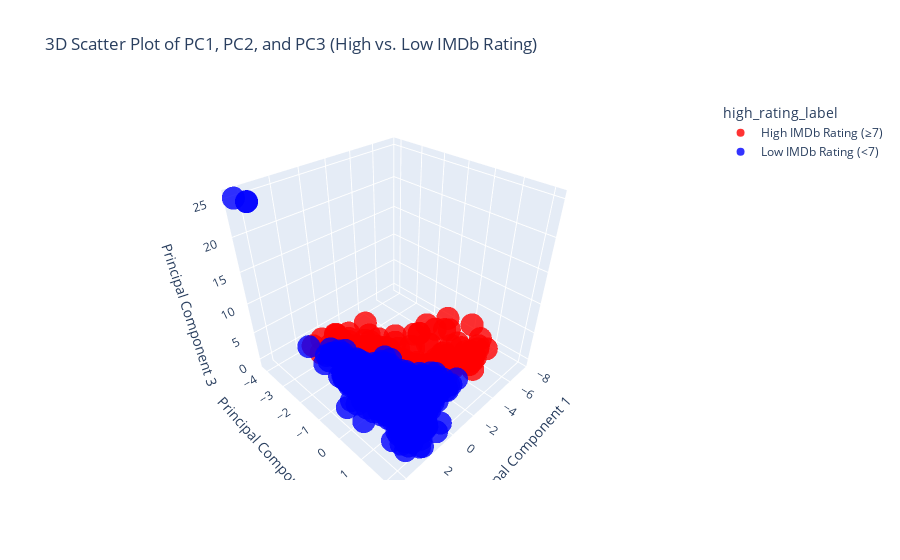

Notebook source saved alongside this figure:
### Code cell
# Create a DataFrame with PC1, PC2, PC3, and high_rating
projected_df['high_rating_label'] = projected_df['high_rating'].map({1: "High IMDb Rating (≥7)", 0: "Low IMDb Rating (<7)"})

# Create interactive 3D scatter plot
fig = px.scatter_3d(projected_df, 
                     x='PC1', y='PC2', z='PC3', 
                     color='high_rating_label', 
                     color_discrete_map={"High IMDb Rating (≥7)": "red", "Low IMDb Rating (<7)": "blue"},
                     title="3D Scatter Plot of PC1, PC2, and PC3 (High vs. Low IMDb Rating)",
                     labels={"PC1": "Principal Component 1", "PC2": "Principal Component 2", "PC3": "Principal Component 3"},
                     opacity=0.8,  # Adjust transparency
                     size_max=3)   # Reduce marker size

fig.show()

### Figure 1 — Plotly figure (JSON) as saved in the notebook; plotly's stock layout.template omitted (floating-point values rounded to 4 significant figures; data arrays with more than 128 entries replaced by an {"elided": "..."} marker saying what was removed)
{"data": [{"hovertemplate": "high_rating_label=High IMDb Rating (≥7)<br>Principal Component 1=%{x}<br>Principal Component 2=%{y}<br>Principal Component 3=%{z}<extra></extra>", "legendgroup": "High IMDb Rating (≥7)", "marker": {"color": "red", "opacity": 0.8, "symbol": "circle"}, "mode": "markers", "name": "High IMDb Rating (≥7)", "scene": "scene", "showlegend": true, "type": "scatter3d", "x": {"elided": "664 float values"}, "y": {"elided": "664 float values"}, "z": {"elided": "664 float values"}}, {"hovertemplate": "high_rating_label=Low IMDb Rating (<7)<br>Principal Component 1=%{x}<br>Principal Component 2=%{y}<br>Principal Component 3=%{z}<extra></extra>", "legendgroup": "Low IMDb Rating (<7)", "marker": {"color": "blue", "opacity": 0.8, "symbol": "circle"}, "mode": "markers", "name": "Low IMDb Rating (<7)", "scene": "scene", "showlegend": true, "type": "scatter3d", "x": {"elided": "1334 float values"}, "y": {"elided": "1334 float values"}, "z": {"elided": "1334 float values"}}], "layout": {"legend": {"title": {"text": "high_rating_label"}, "tracegroupgap": 0}, "scene": {"domain": {"x": [0, 1], "y": [0, 1]}, "xaxis": {"title": {"text": "Principal Component 1"}}, "yaxis": {"title": {"text": "Principal Component 2"}}, "zaxis": {"title": {"text": "Principal Component 3"}}}, "title": {"text": "3D Scatter Plot of PC1, PC2, and PC3 (High vs. Low IMDb Rating)"}}}
